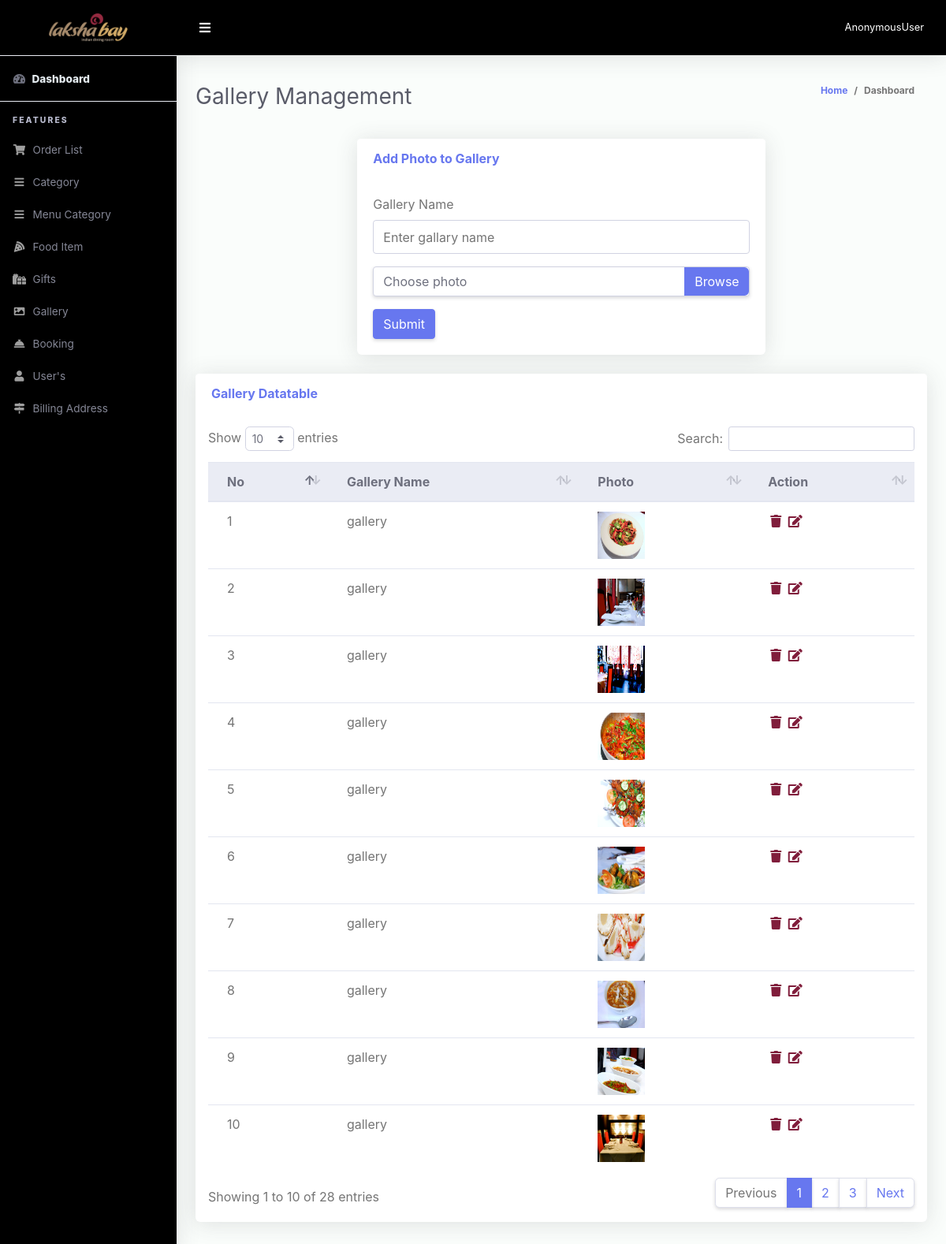
The page /superadmin/gallary-view/ on the database its author committed.
### App_Lakshabay/models.py (models this page shows, shortened)
class gallery(models.Model):
    gallery_id = models.AutoField(primary_key=True)
    gallery_name = models.CharField(max_length=120, blank=True)
    image = models.ImageField(upload_to="images/", blank=True)
    class Meta:
        verbose_name = _("Gallery")
        verbose_name_plural = _("Gallery")

### App_Superadmin/views.py (the view, shortened to what this page needs)
# urls.py: path('gallary-view/', views.Gallaryview, name="gallary"),
def Gallaryview(request):
    allgallary=gallery.objects.all()
    context={
        'gallary':allgallary,
    }
    return render(request,'App_Superadmin/gallaryviewpage.html',context)

### templates/App_Superadmin/gallaryviewpage.html (shortened to what this page needs)
{% extends 'App_Superadmin/base.html' %}
{% load static %}
{% block content %}
 <div class="container-fluid" id="container-wrapper">
          <div class="d-sm-flex align-items-center justify-content-between mb-4">
            <h1 class="h3 mb-0 text-gray-800">Gallery Management</h1>
            <ol class="breadcrumb">
              <li class="breadcrumb-item"><a href="{% url 'App_Lakshabay:index' %}">Home</a></li>
              <li class="breadcrumb-item active" aria-current="page">Dashboard</li>
            </ol>
          </div>
            <div class="col-lg-7 m-0 m-auto">
              <div class="card mb-4">
                <div class="card-header py-3 d-flex flex-row align-items-center justify-content-between">
                  <h6 class="m-0 font-weight-bold text-primary">Add Photo to Gallery</h6>
                </div>
                <div class="card-body">
                  <form method="post" action="{% url 'App_Superadmin:gallary' %}" enctype="multipart/form-data">{% csrf_token %}
                      <div class="form-group">
                          <label for="exampleInputEmail1">Gallery Name</label>
                          <input type="text" class="form-control" name="gallary_name" placeholder="Enter gallary name" required>
                    </div>
                    <div class="form-group">
                      <div class="custom-file">
                        <label class="custom-file-label" for="customFile">Choose photo</label>
                      </div>
                    </div>
                    <button type="submit" class="btn btn-primary">Submit</button>
                  </form>
                </div>
              </div>
            </div>
          <div class="row mb-3">
          <div class="col-lg-12">
              <div class="card mb-4">
                <div class="card-header py-3 d-flex flex-row align-items-center justify-content-between">
                  <h6 class="m-0 font-weight-bold text-primary">Gallery Datatable</h6>
                </div>
                <div class="table-responsive p-3">
                  <table class="table align-items-center table-flush table-hover" id="dataTableHover">
                    <thead class="thead-light">
                      <tr>
                        <th>No</th>
                        <th>Gallery Name</th>
                        <th>Photo</th>
                        <th>Action</th>
                      </tr>
                    </thead>
                    <tbody>
                    {% for g in gallary %}
                      <tr>
                        <td>{{ forloop.counter }}</td>
                        <td>{{ g.gallery_name }}</td>
                        <td>
                            <img src="{{ g.image.url }}" width="60px" height="60px">
                        </td>
                        <td>
                            <a href="{% url 'App_Superadmin:gallary_delete' g.gallery_id %}"  onclick="return confirm('Are you sure you want to delete this item?');">
                                <i class="fas fa-fw fa-trash" style="color: #801d3b;"></i>
                            </a>
                            <a href="{% url 'App_Superadmin:gallary_update' g.gallery_id %}"><i class="fas fa-fw fa-edit" style="color: #801d3b;"></i></a>
                        </td>
                      </tr>
                     {% endfor %}
                    </tbody>
                  </table>
                </div>
              </div>
            </div>
          </div>
        </div>
{% endblock %}

### templates/App_Superadmin/base.html (shortened to what this page needs)
<!DOCTYPE html>
<html lang="en">
{% load static %}
<head>
  <link href="{% static 'superadmin/vendor/fontawesome-free/css/all.min.css' %}" rel="stylesheet" type="text/css">
  <link href="{% static 'superadmin/vendor/bootstrap/css/bootstrap.min.css' %}" rel="stylesheet" type="text/css">
  <link href="{% static 'superadmin/css/ruang-admin.min.css' %}" rel="stylesheet">
  <link href="{% static 'superadmin/vendor/datatables/dataTables.bootstrap4.min.css' %}" rel="stylesheet">
    <link href="{% static 'superadmin/vendor/select2/dist/css/select2.min.css' %}" rel="stylesheet" type="text/css">
<link rel="stylesheet" href="https://pro.fontawesome.com/releases/v5.10.0/css/all.css"/>
</head>
<body id="page-top">
  <div id="wrapper">
    <ul class="navbar-nav sidebar sidebar-light accordion" id="accordionSidebar">
      <a class="sidebar-brand d-flex align-items-center justify-content-center" href="{% url 'App_Lakshabay:index' %}">
        <div class="sidebar-brand-icon">
          <img src="{% static 'assets/img/logo.png' %}">
        </div>
      </a>
      <hr class="sidebar-divider my-0">
      <li class="nav-item active">
        <a class="nav-link" href="{% url 'App_Superadmin:dashboard' %}">
          <i class="fas fa-fw fa-tachometer-alt"></i>
          <span class="text-light">Dashboard</span></a>
      </li>
      <hr class="sidebar-divider">
      <div class="sidebar-heading">
        Features
      </div>
       <li class="nav-item">
        <a class="nav-link" href="{% url 'App_Superadmin:oderlist' %}">
          <i class="fas fa-fw fa-shopping-cart"></i>
          <span>Order List</span>
        </a>
      </li>
       <li class="nav-item">
        <a class="nav-link" href="{% url 'App_Superadmin:category' %}">
          <i class="fas fa-fw fa-bars"></i>
          <span>Category</span>
        </a>
      </li>
       <li class="nav-item">
        <a class="nav-link" href="{% url 'App_Superadmin:menu-category' %}">
          <i class="fas fa-fw fa-bars"></i>
          <span>Menu Category</span>
        </a>
      </li>
      <li class="nav-item">
        <a class="nav-link" href="{% url 'App_Superadmin:food_item' %}">
          <i class="fas fa-fw fa-pizza-slice"></i>
          <span>Food Item</span>
        </a>
      </li>
       <li class="nav-item">
        <a class="nav-link" href="{% url 'App_Superadmin:gift' %}">
          <i class="fas fa-fw fa-gifts"></i>
          <span>Gifts</span>
        </a>
      </li>
        <li class="nav-item">
        <a class="nav-link" href="{% url 'App_Superadmin:gallary' %}">
          <i class="fas fa-fw fa-image"></i>
          <span>Gallery</span>
        </a>
      </li>
      <li class="nav-item">
        <a class="nav-link" href="{% url 'App_Superadmin:booking' %}">
          <i class="fas fa-fw fa-concierge-bell"></i>
          <span>Booking</span>
        </a>
      </li>
       <li class="nav-item">
        <a class="nav-link" href="{% url 'App_Superadmin:profile' %}">
          <i class="fas fa-fw fa-user"></i>
          <span>User's</span>
        </a>
      </li>
      <li class="nav-item">
        <a class="nav-link" href="{% url 'App_Superadmin:billing' %}">
          <i class="fas fa-fw fa-map-signs"></i>
          <span>Billing Address</span>
        </a>
      </li>
    </ul>
    <div id="content-wrapper" class="d-flex flex-column">
      <div id="content">
        <nav class="navbar navbar-expand navbar-light bg-navbar topbar mb-4 static-top">
          <button id="sidebarToggleTop" class="btn btn-link rounded-circle mr-3">
            <i class="fa fa-bars"></i>
          </button>
            <ul class="navbar-nav ml-auto">
            <li class="nav-item dropdown no-arrow">
              <a class="nav-link dropdown-toggle" href="#" id="userDropdown" role="button" data-toggle="dropdown"
                aria-haspopup="true" aria-expanded="false">
                <span class="ml-2 d-none d-lg-inline text-white small">{{ request.user }}</span>
              </a>
            </li>
          </ul>
        </nav>
       {% block content %}
       {% endblock %}
      </div>
    </div>
  </div>
</body>
</html>

### templates/App_Superadmin/base.html (style rules this page uses)
.sidebar-light .sidebar-brand { color: #fafafa; background-color: #000000; }
.bg-navbar { background-color: #000000 }
.sidebar { background-color:#000000 !important; }

### rows shown on the page
gallery: gallery_name "gallery", image (picture)
gallery: gallery_name "gallery", image (picture)
gallery: gallery_name "gallery", image (picture)
gallery: gallery_name "gallery", image (picture)
gallery: gallery_name "gallery", image (picture)
gallery: gallery_name "gallery", image (picture)
gallery: gallery_name "gallery", image (picture)
gallery: gallery_name "gallery", image (picture)
gallery: gallery_name "gallery", image (picture)
gallery: gallery_name "gallery", image (picture)

### other values the page prints
{{ request.user }} "AnonymousUser"
